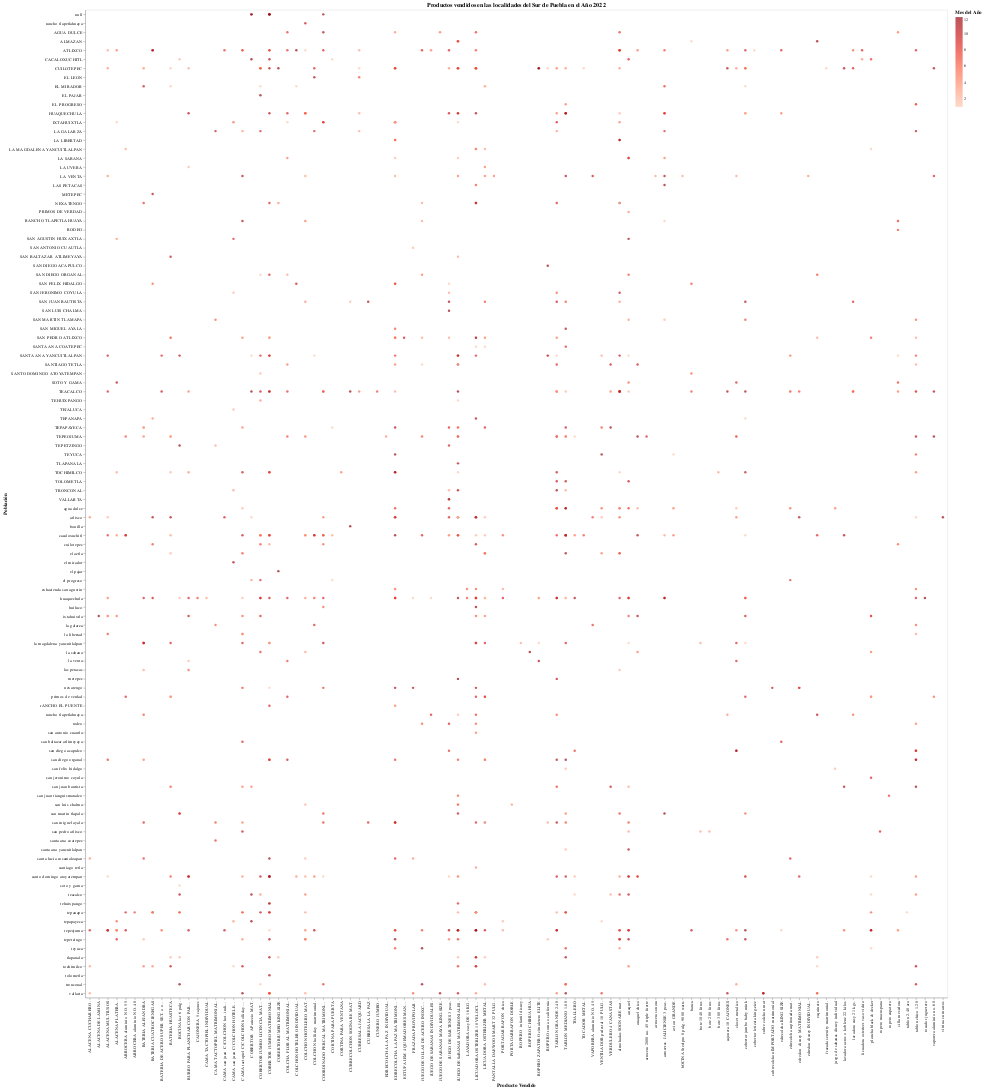

The notebook cell saved with this chart:
### Markdown cell above
Se observa que solo hubo 7 vendedores activos en el 2022.

### Code cell
alt.Chart(año).mark_circle().encode(
    y=alt.Y("poblacion", title='Población'),
    x=alt.X("descripcion_producto", title='Producto Vendido'),
    color=alt.Color("Mes", title="Mes del Año", scale=alt.Scale(scheme='reds')),
).properties(
    title='Productos vendidos en las localidades del Sur de Puebla en el Año 2022'
)

### Figure 1 — Vega-Lite specification as saved in the notebook (floating-point values rounded to 4 significant figures; data arrays with more than 128 entries replaced by an {"elided": "..."} marker saying what was removed)
{"config": {"view": {"continuousWidth": 400, "continuousHeight": 300}}, "data": {"name": "data-8839638de70d92127e1c52fd66794714"}, "mark": "circle", "encoding": {"color": {"field": "Mes", "scale": {"scheme": "reds"}, "title": "Mes del Año", "type": "quantitative"}, "x": {"field": "descripcion_producto", "title": "Producto Vendido", "type": "nominal"}, "y": {"field": "poblacion", "title": "Población", "type": "nominal"}}, "title": "Productos vendidos en las localidades del Sur de Puebla en el Año 2022", "$schema": "https://vega.github.io/schema/vega-lite/v4.17.0.json", "datasets": {"data-8839638de70d92127e1c52fd66794714": {"elided": "930 records"}}}
